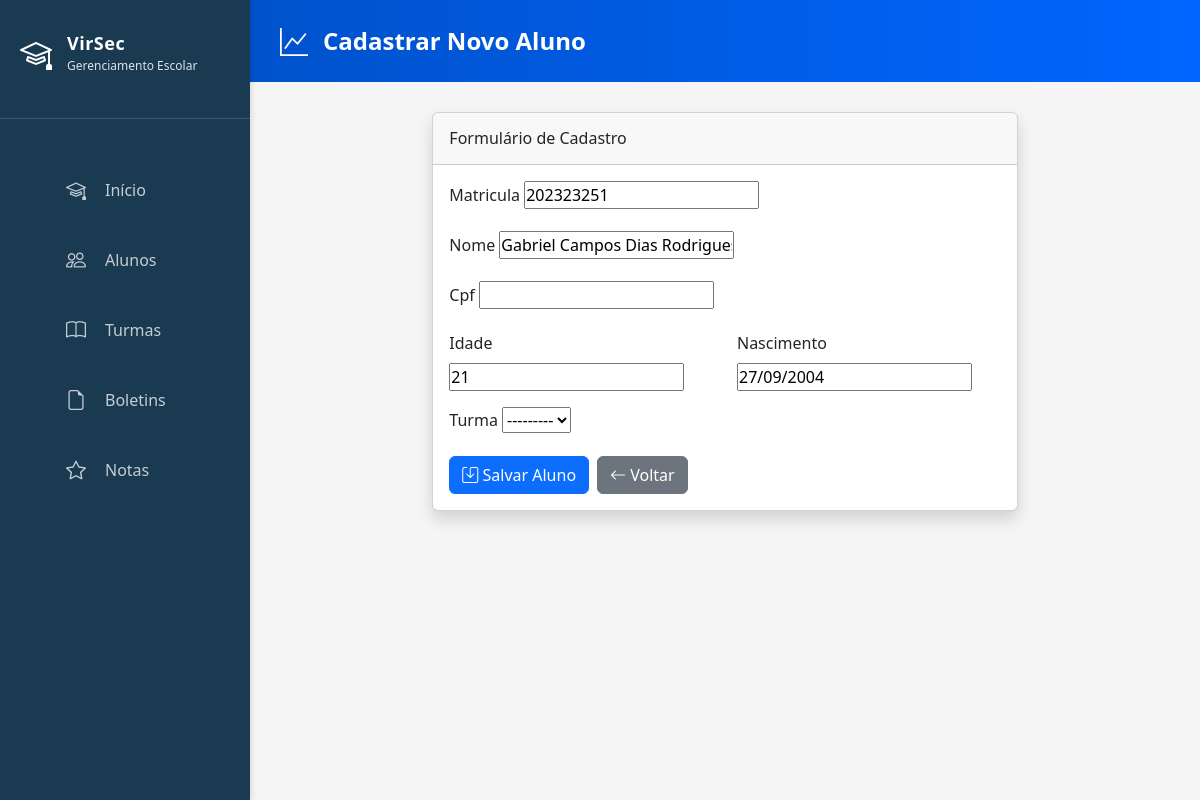
Page /alunos/editar/1/ on the earlier database version.
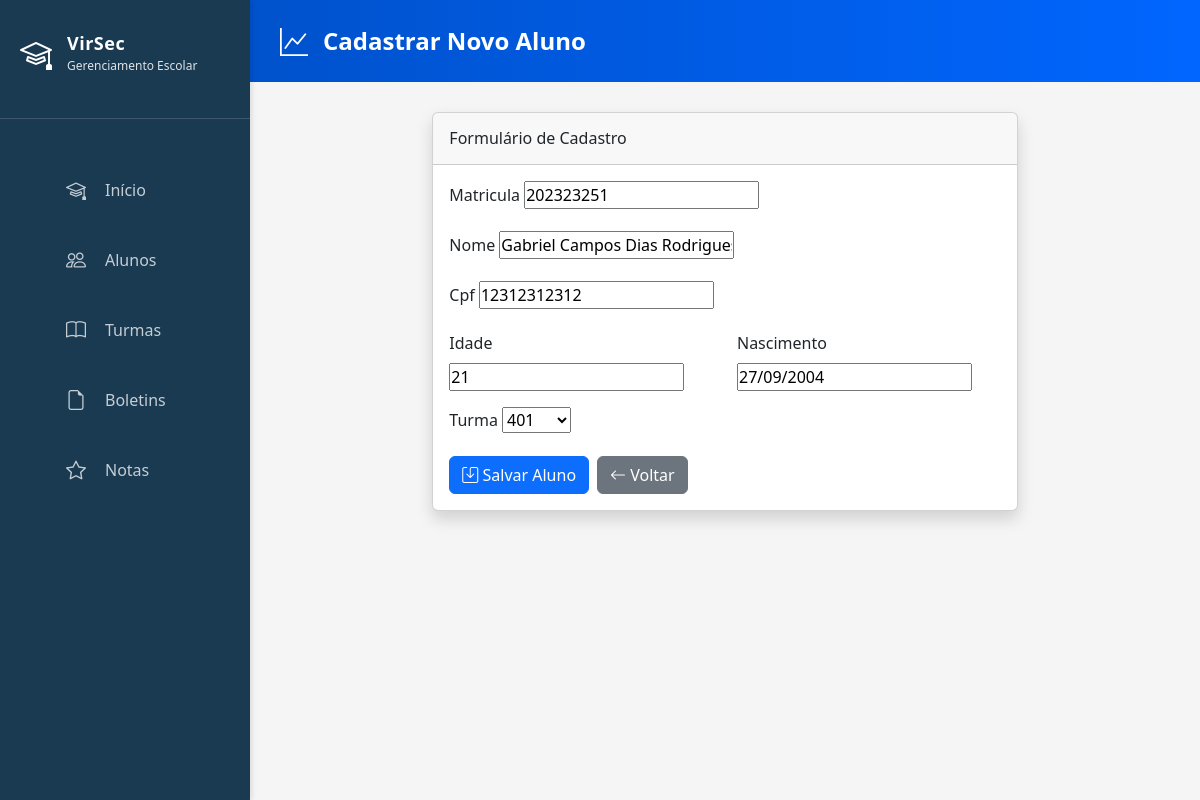
Same page on the later database version.
### alunos/models.py (models this page shows, shortened)
class Aluno(models.Model):
    matricula = models.CharField(max_length=9, unique=True)
    nome = models.CharField(max_length=100)
    cpf = models.CharField(max_length=11, unique=True, null=True, blank=True)
    idade = models.IntegerField()
    nascimento = models.DateField()
    data_cadastro = models.DateTimeField(auto_now_add=True)
    turma = models.ForeignKey(
        'turmas.Turma',
        on_delete=models.SET_NULL, # Usar SET_NULL é mais seguro que CASCADE aqui
        null=True,
        blank=True,
        related_name='alunos'
    )

### alunos/views.py (the view)
# urls.py: path('editar/<int:pk>/', AlunoUpdateView.as_view(), name='aluno_editar'),
class AlunoUpdateView(UpdateView):
    model = Aluno
    fields = '__all__'
    template_name = 'alunos/cadastroAlunos.html'
    success_url = reverse_lazy('alunos:aluno_list')

### turmas/models.py (called while the page is built)
    def __str__(self):
        return self.nome

### alunos/templates/alunos/cadastroAlunos.html (shortened to what this page needs)
{% extends "base.html" %}
{% load static %}
{% block header_title %}Cadastrar Novo Aluno{% endblock header_title %}
{% block content %}
<div class="row">
    <div class="col-md-8 offset-md-2">
        <div class="card shadow mb-4">
            <div class="card-header py-3">
                <h6 class="m-0 font-weight-bold">Formulário de Cadastro</h6>
            </div>
            <div class="card-body">
                <form method="POST">
                    <div class="mb-3">
                        <label for="{{ form.matricula.id_for_label }}" class="form-label">{{ form.matricula.label }}</label>
                        {{ form.matricula }}
                    </div>
                    <div class="mb-3">
                        <label for="{{ form.nome.id_for_label }}" class="form-label">{{ form.nome.label }}</label>
                        {{ form.nome }}
                    </div>
                    <div class="mb-3">
                        <label for="{{ form.cpf.id_for_label }}" class="form-label">{{ form.cpf.label }}</label>
                        {{ form.cpf }}
                    </div>
                    <div class="row">
                        <div class="col-md-6">
                            <div class="mb-3">
                                <label for="{{ form.idade.id_for_label }}" class="form-label">{{ form.idade.label }}</label>
                                {{ form.idade }}
                            </div>
                        </div>
                        <div class="col-md-6">
                            <div class="mb-3">
                                <label for="{{ form.nascimento.id_for_label }}" class="form-label">{{ form.nascimento.label }}</label>
                                {{ form.nascimento }}
                            </div>
                        </div>
                    </div>
                    <div class="mb-3">
                        <label for="{{ form.turma.id_for_label }}" class="form-label">{{ form.turma.label }}</label>
                        {{ form.turma }}
                    </div>
                    <div class="d-flex gap-2">
                        <button type="submit" class="btn btn-primary">
                            <i class="bi bi-save"></i> Salvar Aluno
                        </button>
                        <a href="{% url 'alunos:aluno_list' %}" class="btn btn-secondary">
                            <i class="bi bi-arrow-left"></i> Voltar
                        </a>
                    </div>
                </form>
            </div>
        </div>
    </div>
</div>
{% endblock content %}

Differences in the rows shown:
changed Aluno "Gabriel Campos Dias Rodrigues": cpf (not shown) → "12312312312"; turma "---------" → "401"
